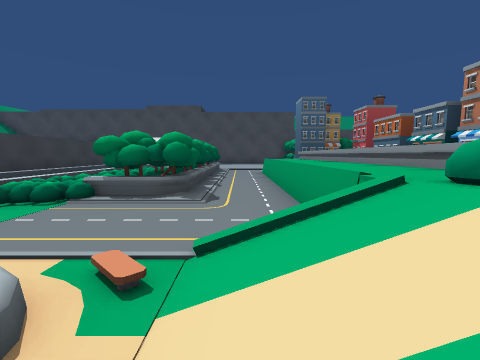
view 1 (above)

24 first-person views from a walk through a scene from a Unity 3-D project. The camera is 0.59 m above the floor, tilts 6° down and sees 90° across. The floor is counted in squares, 1 m on a side. Each view is taken from the middle of a square. On the plan, view 1 faces up. The plan holds only what a view shows up to about 9 squares ahead; the rest is blank. The place goes on beyond the plan. The player character is not drawn.

view 2
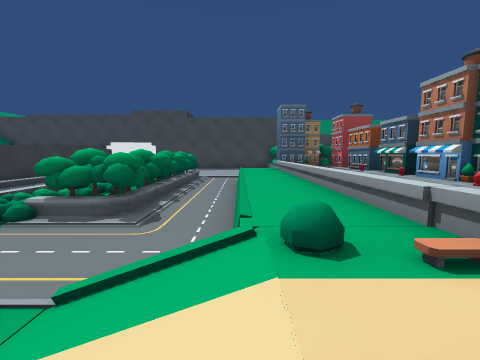

view 3
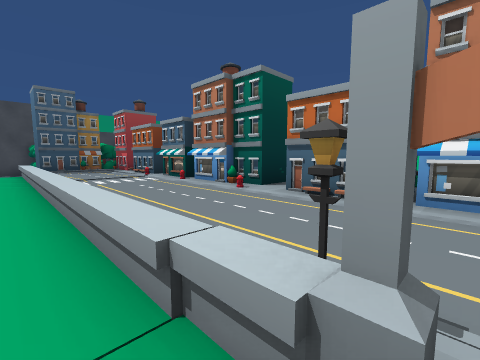

view 4
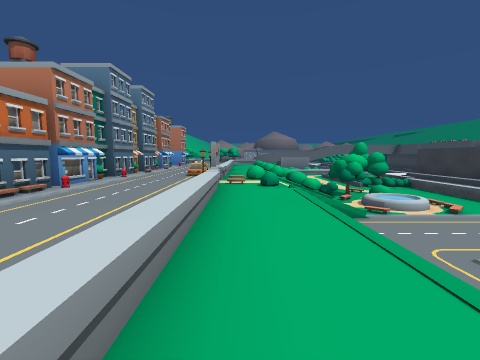

view 5
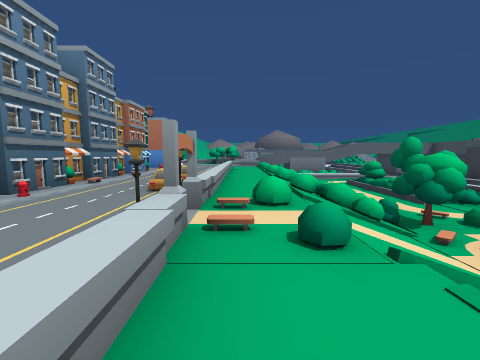

view 6
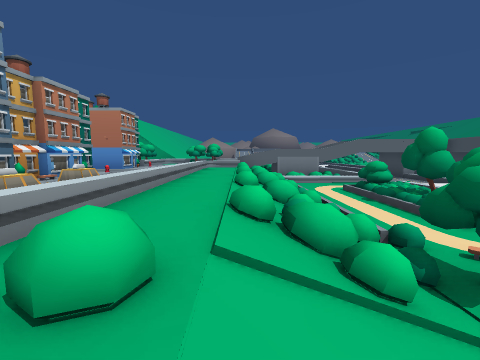

view 7
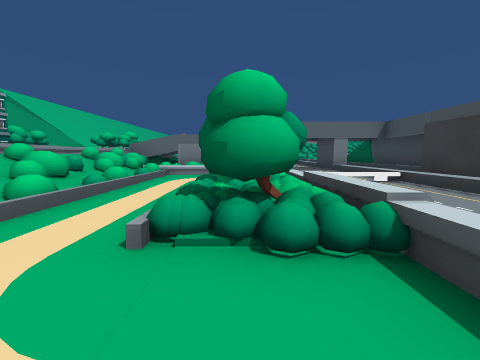

view 8
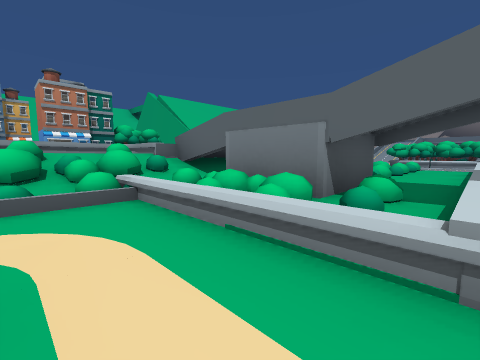

view 9
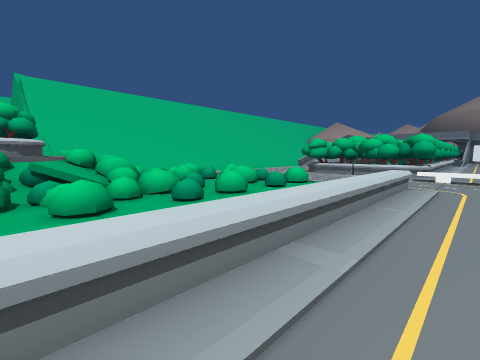

view 10
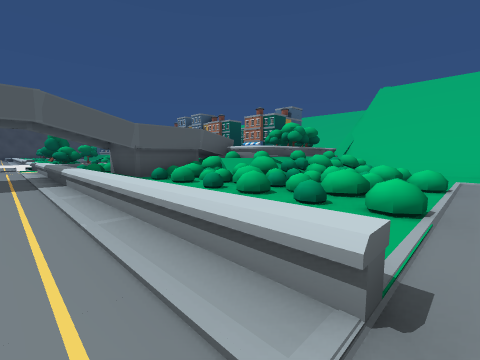

view 11
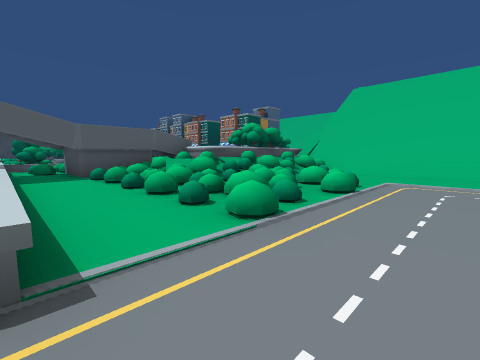

view 12
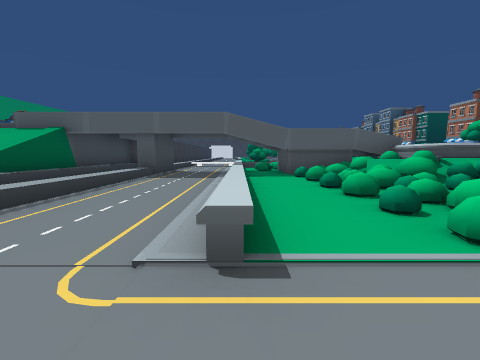

view 13
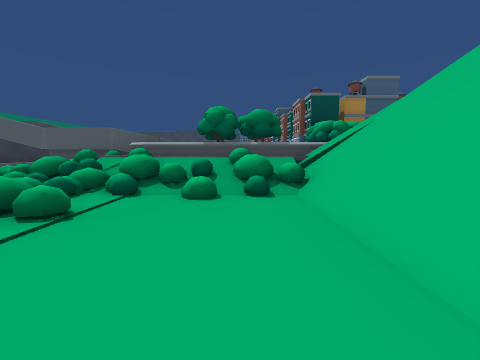

view 14
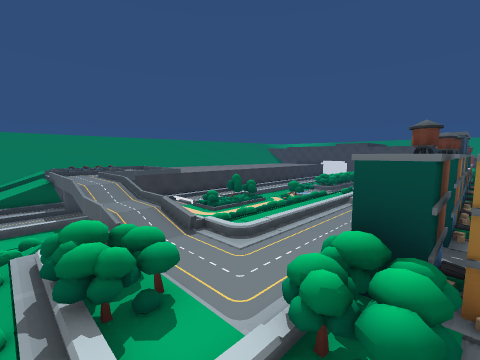

view 15
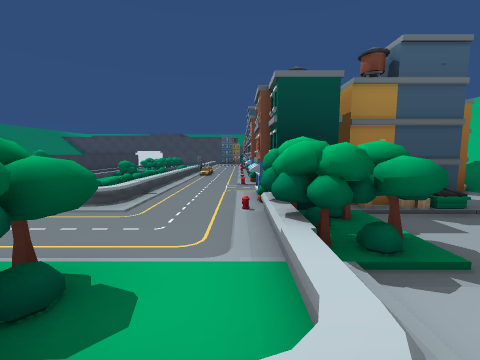

view 16
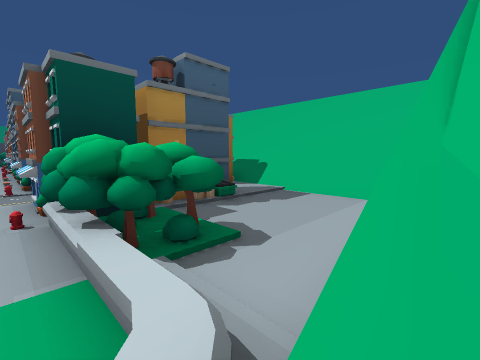

view 17
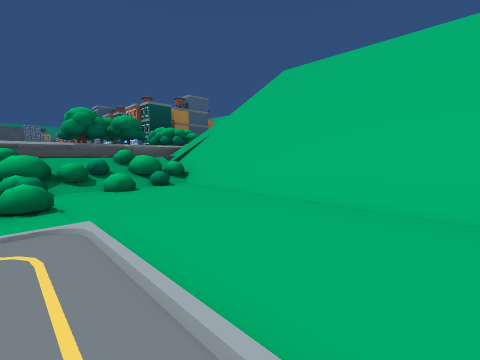

view 18
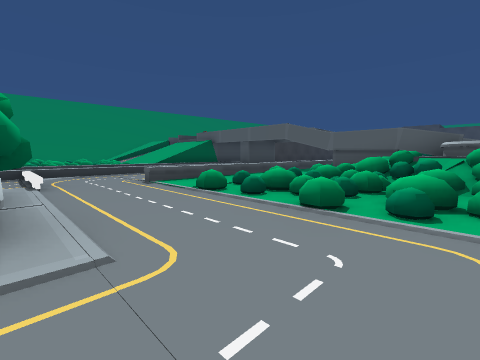

view 19
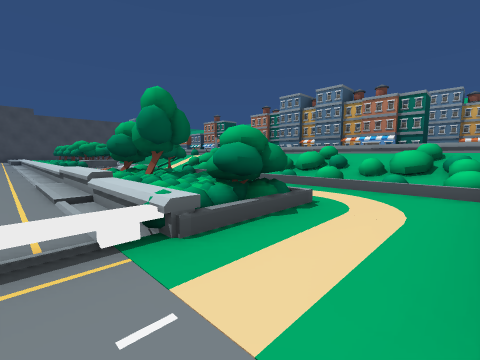

view 20
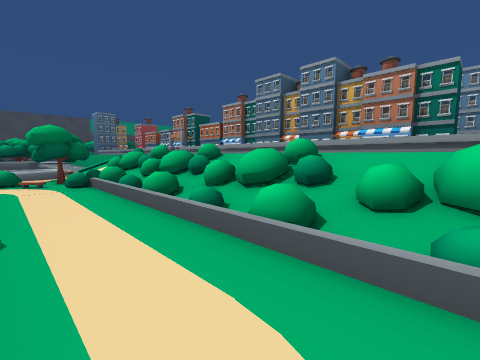

view 21
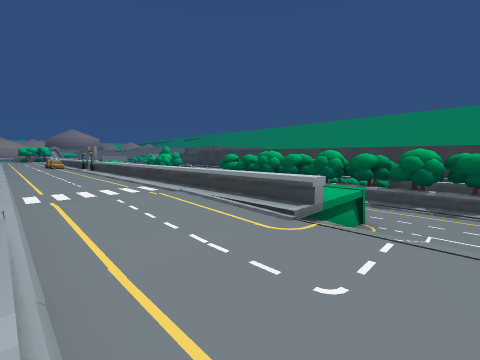

view 22
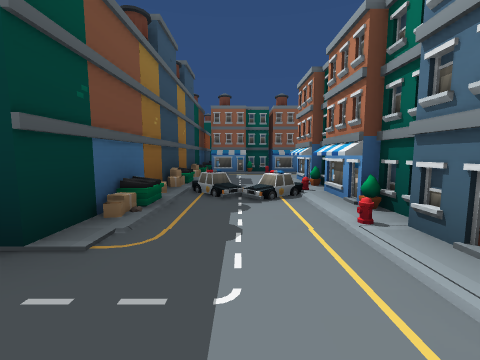

view 23
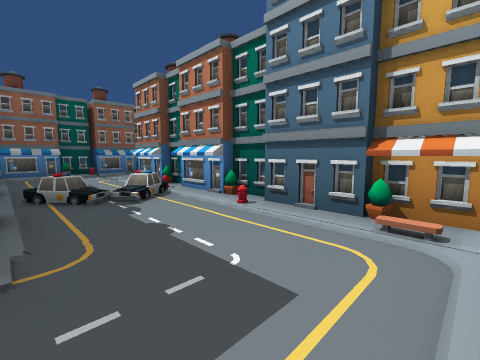

view 24
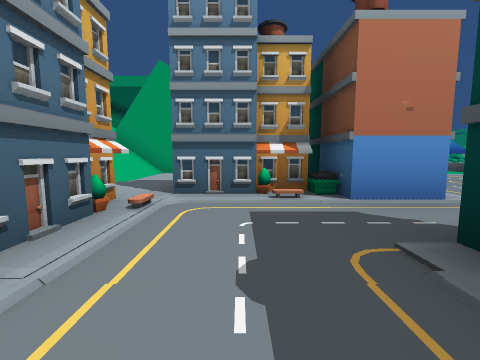

### Floor plan
Key: @ floor where view 1 was taken; # wall or solid block; x gap in a wall; . main floor; : floor 0.2 m higher than the main floor; - floor 0.3 m lower than the main floor; + floor 0.35 m higher than the main floor; _ floor 0.45 m lower than the main floor; * floor 0.65 m higher than the main floor; % floor 1 m higher than the main floor; / step, stairs or slope; = window, fence, low wall or low ledge; ^ raised ledge; O other object.
Columns run from 11 left of view 1 to 14 right of it. Each row starts with its distance up from view 1.
 12               OO
 11          ##__-...O
 10          ##__=...O
  9        OO##_..=..O
  8     __ O ##_..=.OO
  7     __   ##_..=.O
  6        OO##_..=.OO
  5        OO##_..=.OO
  4       _OO##_..=..O
  3       _ ____..=..O
  2       _=____=.=..OO
  1       _=_///..x.OOOOOO
  0       _=_//@/==..OOOOO
 -1       _=_##O/=O.OOO...
 -2       _OO_==.=O..O..OO
 -3       _OOO_O.=O..OO.OO
 -4      __#O__O.==..OOOOO
 -5     ___#O__O.==.OOO.OO
 -6    ##OOOOO_O.==.OO..OO /
 -7    == _____O.==......O /
 -8    == _====O.==.OO...O//
 -9    == _=OOO ===.OOOOO.///
-10    ##__====##=..###OO.////
-11 O   #__%***+:....##...////
-12 /==##__^x=O#..##.##...////
-13  /=#= _^_OO=.###.=....//
-14   =#= _^_OOOOO##///  ###
-15      #_^_OOOOOOO///
-16      #_^_OOO__O////
-17   =  #_^_OOOO__////
-18  O=  #_________////
-19  O=  #_________////
-20   =  #O####____////

Positions as (right, up) in squares from view 1, and headings:
1: (0, 0), facing up
2: (1, 0), facing up
3: (2, 1), facing up-right
4: (2, 6), facing down
5: (2, 3), facing down
6: (1, 1), facing down
7: (-3, -1), facing down
8: (-4, -7), facing down-right
9: (-5, -13), facing down-right
10: (-5, -18), facing up-right
11: (-4, -19), facing up-right
12: (-4, -19), facing up
13: (3, -19), facing up
14: (7, -14), facing up-left
15: (5, -14), facing up
16: (5, -14), facing up-right
17: (1, -20), facing up-right
18: (1, -20), facing up-left
19: (-5, -8), facing up-right
20: (-2, -7), facing up-right
21: (5, 11), facing down-left
22: (8, -8), facing up
23: (7, -8), facing up-right
24: (8, -5), facing down
